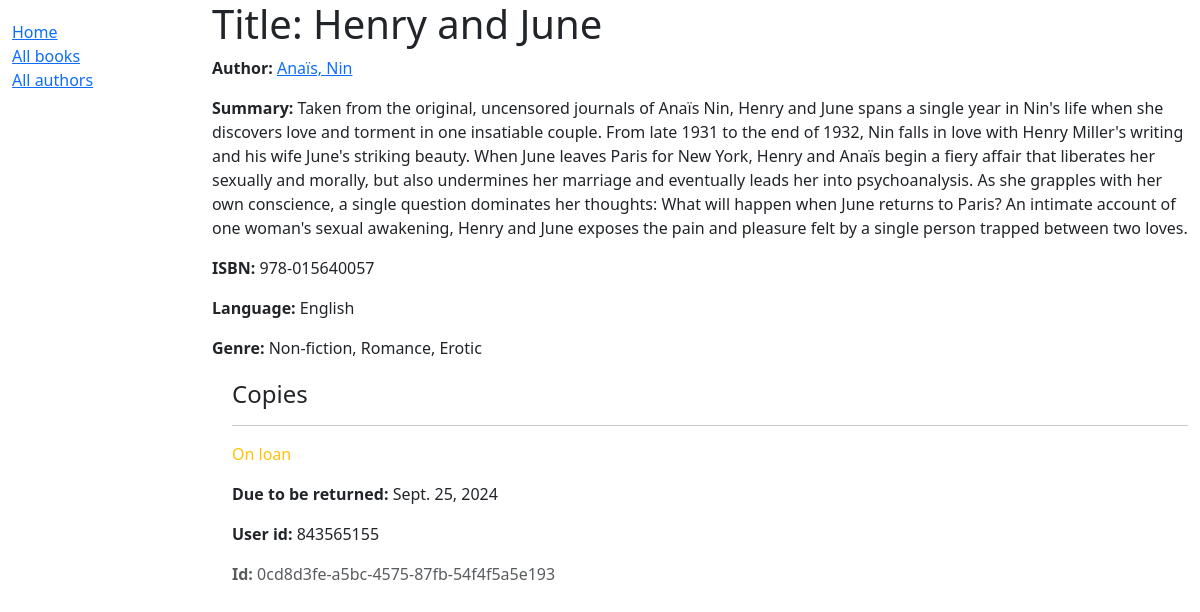
The app's page /catalog/books/4 with its own data.
### catalog/models.py (models this page shows, shortened)
class Book(models.Model):
    title = models.CharField(max_length=200)
    author = models.ForeignKey('Author', on_delete=models.RESTRICT, null=True)
    summary = models.TextField(
        max_length=1000, help_text="Enter a brief description of the book"
    )
    isbn = models.CharField('ISBN', max_length=13,
                            unique=False,
                            help_text='13 Character (Input NA if not applicable) <a href="https://www.isbn-international.org/content/what-isbn'
                                      '">ISBN number</a>')
    genre = models.ManyToManyField(
        Genre, help_text="Select a genre for this book"
    )
    language = models.ForeignKey(
    'Language', on_delete=models.SET_NULL, null=True)
    age_restrictions = models.PositiveIntegerField(
        default=0, help_text="Enter the minimum age restriction for this book (0 for no restriction)"
    )
    def display_genre(self):
        """Create a string for the Genre. This is required to display genre in Admin"""
        return ', '.join(genre.name for genre in self.genre.all()[:3])
    display_genre.short_description = 'Genre'

class Author(models.Model):
    first_name = models.CharField(max_length=100, blank=True)
    last_name = models.CharField(max_length=100)
    date_of_birth = models.DateField(null=True, blank=True)
    date_of_death = models.DateField('Died', null=True, blank=True)
    class Meta:
        ordering = ['last_name', 'first_name']
    def __str__(self):
        return f'{self.last_name}, {self.first_name}'

class Language(models.Model):
    name = models.CharField(max_length=200,
                            unique=True,
                            help_text="Enter the book's natural language (e.g. English, French, Japanese etc.)")
    def __str__(self):
        return self.name
    class Meta:
        constraints = [
            UniqueConstraint(
                Lower('name'),
                name='language_name_case_insensitive_unique',
                violation_error_message = "Language already exists (case insensitive match)"
            ),
        ]

class Genre(models.Model):
    name = models.CharField(
        max_length=200,
        unique=True,
        help_text="Enter a book genre (e.g. Science Fiction, French Poetry etc.)"
    )
    def __str__(self):
        return self.name
    class Meta:
        constraints = [
            UniqueConstraint(
                Lower("name"),
                name="unique_genre_name",
                violation_error_message="Genre already exists (case insensitive match)."
            ),
        ]

class BookInstance(models.Model):
    id = models.UUIDField(primary_key=True, default=uuid.uuid4,
                          help_text="Unique ID for this particular book across whole library")
    book = models.ForeignKey('Book', on_delete=models.RESTRICT, null=True)
    book_lender_uid = models.CharField(max_length=9)
    due_back = models.DateField(null=True, blank=True)
    LOAN_STATUS = (
        ('m', 'Maintenance'),
        ('o', 'On loan'),
        ('a', 'Available'),
        ('r', 'Reserved'),
    )
    status = models.CharField(
        max_length=1,
        choices=LOAN_STATUS,
        blank=True,
        default='m',
        help_text='Book availability',
    )
    class Meta:
        ordering = ['due_back']

### catalog/views.py (the view)
# urls.py: path('books/<int:pk>', views.BookDetailView.as_view(), name='book-detail'),
class BookDetailView(generic.DetailView):
    model = Book

### catalog/templates/catalog/book_detail.html
{% extends "base_generic.html" %}
{% block content %}
  <h1>Title: {{ book.title }}</h1>
  <p><strong>Author:</strong> <a href="">{{ book.author }}</a></p>
  <p><strong>Summary:</strong> {{ book.summary }}</p>
  <p><strong>ISBN:</strong> {{ book.isbn }}</p>
  <p><strong>Language:</strong> {{ book.language }}</p>
  <p><strong>Genre:</strong> {{ book.genre.all|join:", " }}</p>
  <div style="margin-left:20px;margin-top:20px">
    <h4>Copies</h4>
    {% for copy in book.bookinstance_set.all %}
      <hr />
      <p
        class="{% if copy.status == 'a' %}text-success{% elif copy.status == 'm' %}text-danger{% else %}text-warning{% endif %}">
        {{ copy.get_status_display }}
      </p>
      {% if copy.status != 'a' %}
        <p><strong>Due to be returned:</strong> {{ copy.due_back }}</p>
      {% endif %}
      <p><strong>User id:</strong> {{ copy.book_lender_uid }}</p>
      <p class="text-muted"><strong>Id:</strong> {{ copy.id }}</p>
    {% endfor %}
  </div>
{% endblock %}

### records on screen
Book: author "Anaïs, Nin", summary "Taken from the original, uncensored journals of Anaïs Nin, Henry and June spans a single year in Nin's life when she discovers love and torment in one insatiable couple. From late 1931 to the end of 1932, Nin falls in love with Henry Miller's writing and his wife June's striking beauty. When June leaves Paris for New York, Henry and Anaïs begin a fiery affair that liberates her sexually and morally, but also undermines her marriage and eventually leads her into psychoanalysis. As she grapples with her own conscience, a single question dominates her thoughts: What will happen when June returns to Paris? An intimate account of one woman's sexual awakening, Henry and June exposes the pain and…", isbn "978-015640057", language "English", genre.all "Non-fiction, Romance, Erotic"
BookInstance: status "On loan", due_back "Sept. 25, 2024", book_lender_uid "843565155", id "0cd8d3fe-a5bc-4575-87fb-54f4f5a5e193"
